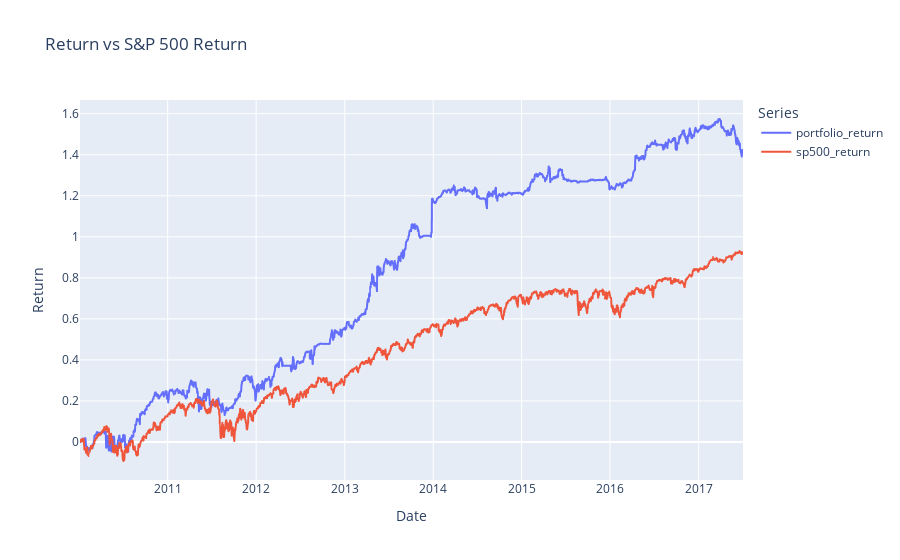

The cell this chart's notebook holds for it:
### Markdown cell above
## Plot results

### Code cell
# Convert the 'date' column to datetime
df_2['date_2'] = pd.to_datetime(df['date'])

# Create a Plotly figure
fig = px.line(df_2, x='date_2', y=['portfolio_return', 'sp500_return'],
              labels={'value': 'Returns', 'date_2': 'Date'},
              title='Return vs S&P 500 Return',
              template="plotly")

# Customize layout
fig.update_layout(
    legend_title_text='Series',
    yaxis_title='Return',
    xaxis_title='Date'
)

# Show the plot
fig.show()
fig.write_image('portfolio-returns.png')

### Figure 1 — Plotly figure (JSON) as saved in the notebook; plotly's stock layout.template omitted (floating-point values rounded to 4 significant figures; data arrays with more than 128 entries replaced by an {"elided": "..."} marker saying what was removed)
{"data": [{"hovertemplate": "variable=portfolio_return<br>Date=%{x}<br>Returns=%{y}<extra></extra>", "legendgroup": "portfolio_return", "line": {"color": "#636efa", "dash": "solid"}, "marker": {"symbol": "circle"}, "mode": "lines", "name": "portfolio_return", "showlegend": true, "type": "scattergl", "x": {"elided": "1888 str values"}, "xaxis": "x", "y": {"elided": "1888 float values"}, "yaxis": "y"}, {"hovertemplate": "variable=sp500_return<br>Date=%{x}<br>Returns=%{y}<extra></extra>", "legendgroup": "sp500_return", "line": {"color": "#EF553B", "dash": "solid"}, "marker": {"symbol": "circle"}, "mode": "lines", "name": "sp500_return", "showlegend": true, "type": "scattergl", "x": {"elided": "1888 str values"}, "xaxis": "x", "y": {"elided": "1888 float values"}, "yaxis": "y"}], "layout": {"legend": {"title": {"text": "Series"}, "tracegroupgap": 0}, "title": {"text": "Return vs S&P 500 Return"}, "xaxis": {"anchor": "y", "domain": [0, 1], "title": {"text": "Date"}}, "yaxis": {"anchor": "x", "domain": [0, 1], "title": {"text": "Return"}}}}
